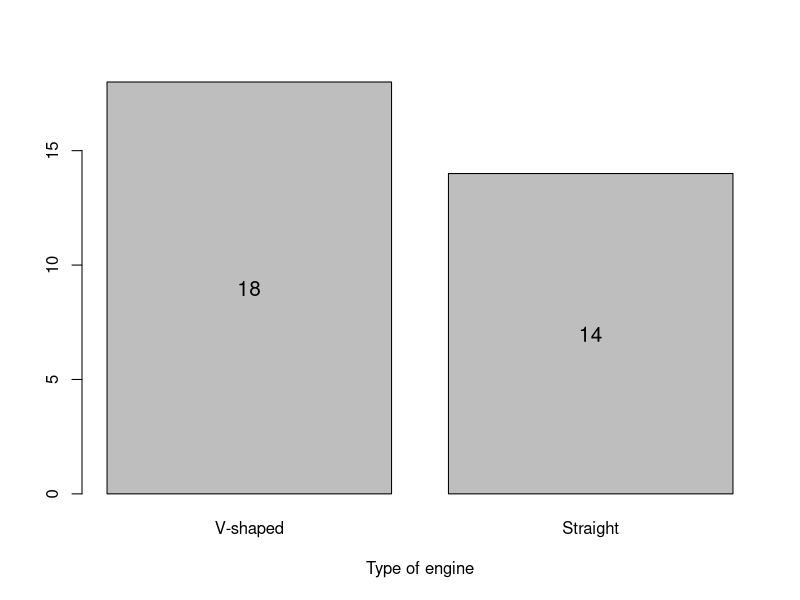
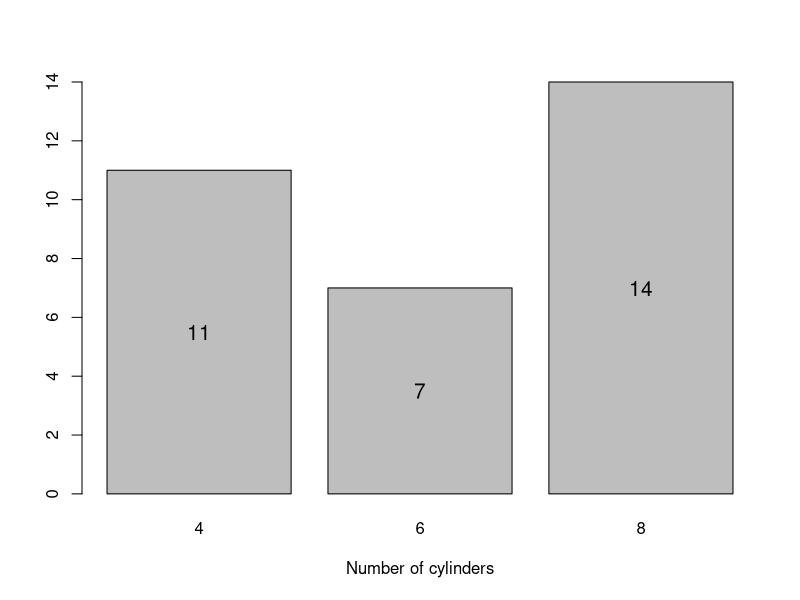
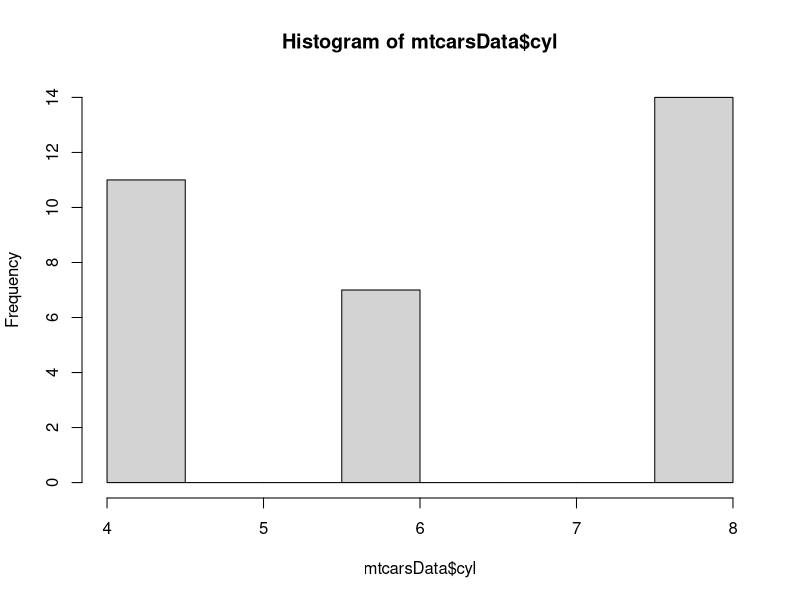
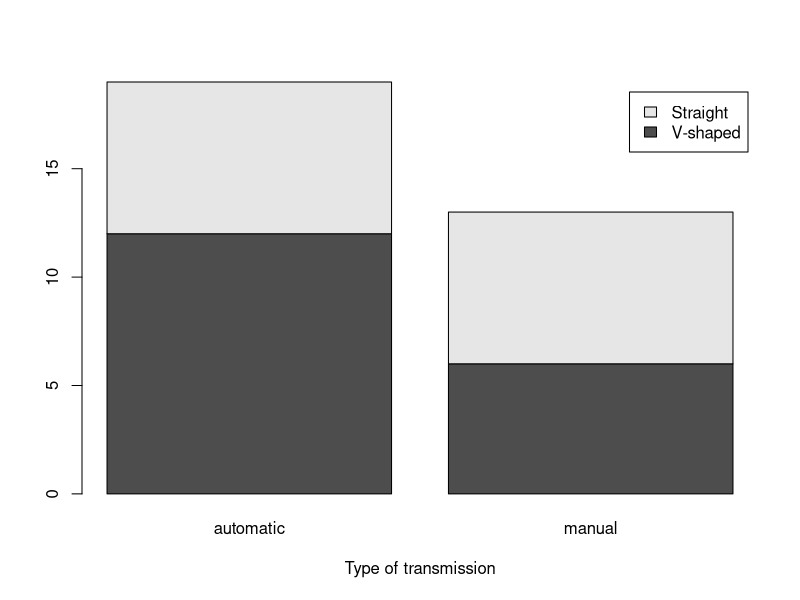

Here is the R script that generated these plots, in order: (Note: this script raises an error after producing the figures.)
## ---- chunk 1
mtcarsData <- data.frame(mtcars)
mtcarsData$vs <- factor(mtcarsData$vs,levels=c(0,1),labels=c("V-shaped","Straight"))
mtcarsData$am <- factor(mtcarsData$am,levels=c(0,1),labels=c("automatic","manual"))
## ---- chunk 2
table(mtcarsData$vs)
table(mtcarsData$am)
## ---- chunk 3
table(mtcarsData$vs,mtcarsData$am)
## ---- chunk 4
setNames(mean(mtcarsData$mpg),"mean")
quantile(mtcarsData$mpg)
setNames(median(mtcarsData$mpg),"median")
## ---- chunk 5
var(mtcarsData$mpg)
sd(mtcarsData$mpg)
## ---- chunk 6
timeDate::skewness(mtcarsData$mpg)
timeDate::kurtosis(mtcarsData$mpg)
## ---- chunk 7
summary(mtcarsData)
## ---- chunk 8
barplotVS <- barplot(table(mtcarsData$vs), xlab="Type of engine")
text(barplotVS,table(mtcarsData$vs)/2,table(mtcarsData$vs),cex=1.25)
## ---- chunk 9
barplotCYL <- barplot(table(mtcarsData$cyl), xlab="Number of cylinders")
text(barplotCYL,table(mtcarsData$cyl)/2,table(mtcarsData$cyl),cex=1.25)
## ---- chunk 10
hist(mtcarsData$cyl)
## ---- chunk 11
barplot(table(mtcarsData$vs,mtcarsData$am),
        xlab="Type of transmission", legend.text=levels(mtcarsData$vs))
## ---- chunk 12
tableplot(mtcarsData$vs,mtcarsData$am,
          xlab="Type of engine", ylab="Type of transmission")
## ---- chunk 13
tableplot(mtcarsData$cyl,mtcarsData$vs,
          xlab="Number of cylinders", ylab="Type of engine")
## ---- chunk 14
hist(mtcarsData$wt, xlab="Weight", main="", probability=TRUE)
lines(density(mtcarsData$wt), col="red")
## ---- chunk 15
boxplot(mtcarsData$wt, ylab="Weight")
points(mean(mtcarsData$wt),col="red", pch=16)
## ---- chunk 16
vioplot(mtcarsData$wt, ylab="Weight")
points(mean(mtcarsData$wt),col="red", pch=16)
## ---- chunk 17
qqnorm(mtcarsData$wt)
qqline(mtcarsData$wt)
## ---- chunk 18
plot(mtcarsData$wt, mtcarsData$mpg, xlab="Weight", ylab="Mileage")
lines(lowess(mtcarsData$wt, mtcarsData$mpg), col="red")
## ---- chunk 19
plot(mtcarsData$gear, mtcarsData$mpg, xlab="Number of gears", ylab="Mileage")
## ---- chunk 20
boxplot(mpg~gear, mtcarsData, xlab="Number of gears", ylab="Mileage")
points(tapply(mtcarsData$mpg, mtcarsData$gear, mean), col="red", pch=16)
## ---- chunk 21
vioplot(mpg~am, mtcarsData, xlab="Transmission type", ylab="Mileage")
points(tapply(mtcarsData$mpg, mtcarsData$am, mean), col="red", pch=16)
## ---- chunk 22
plot(mtcars)
## ---- chunk 23
spread(mtcarsData, lowess=TRUE)
